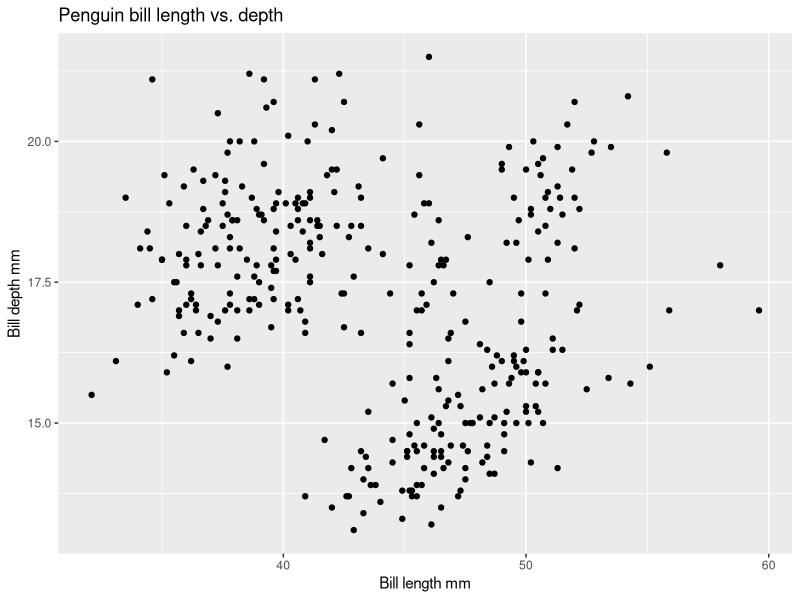
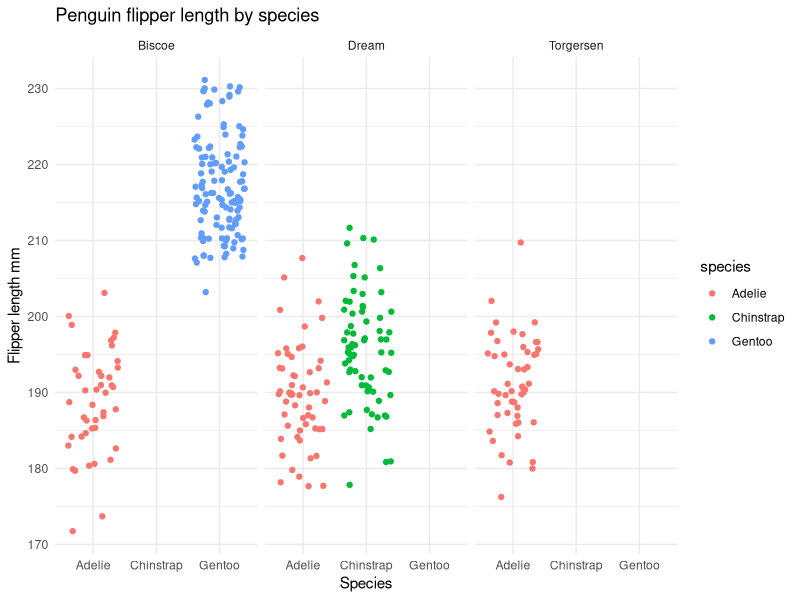
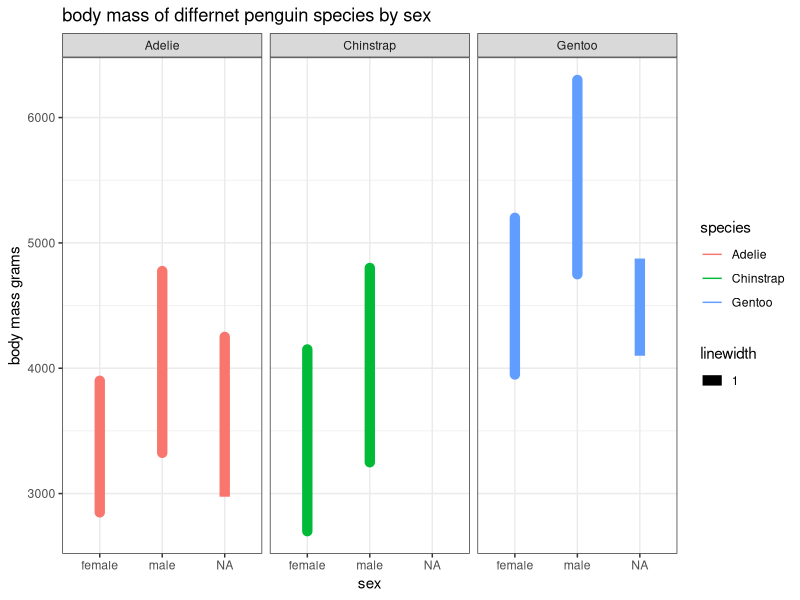

The R source for these figures, in order:
## ---- chunk 1
library(tidyverse, palmerpenguins)


## ---- chunk 2
# this is a test ----
# create an expression ----
fx <- expression(x^2)

# evaluate at x = 3
x = 3

# find the deriv with respect to x ----
dfdx <- D(expr = fx, name = "x")
dfdx

# Find the slope at x = 3 -----

eval(dfdx)
## ---- chunk 3
# create an expression ----
Pa <- expression(2 * (3 * a + 2)^4 - 5)

# evaluate at a = 1.2----
a = 1.2

# find the deriv with respect to x ----
dPdx <- D(expr = Pa, name = "a")
dPdx

# Find the slope at a = 1.2
eval(dPdx)
## ---- chunk 4
library(palmerpenguins)
data(package = "palmerpenguins")
penguins <- penguins
## ---- chunk 5
ggplot(data = penguins, aes(x = bill_length_mm, y = bill_depth_mm)) +
geom_point()+
  xlab("Bill length mm") +
  ylab("Bill depth mm") +
  ggtitle("Penguin bill length vs. depth")
  

## ---- chunk 6
ggplot(data = penguins, aes(x = species, y = flipper_length_mm)) +
geom_jitter( aes(color = species))+
  xlab("Species") +
  ylab("Flipper length mm") +
  ggtitle("Penguin flipper length by species") +
  facet_wrap (~island) +
  theme_minimal()
## ---- chunk 7
ggplot(data = penguins, aes(x = sex, y = body_mass_g)) +
  geom_line( aes(color = species, lwd = 1))+
  xlab("sex")+
  ylab("body mass grams")+
  ggtitle("body mass of differnet penguin species by sex")+
  facet_wrap(~species)+
  theme_bw()

## ---- chunk 8
penguins_raw <- penguins_raw
